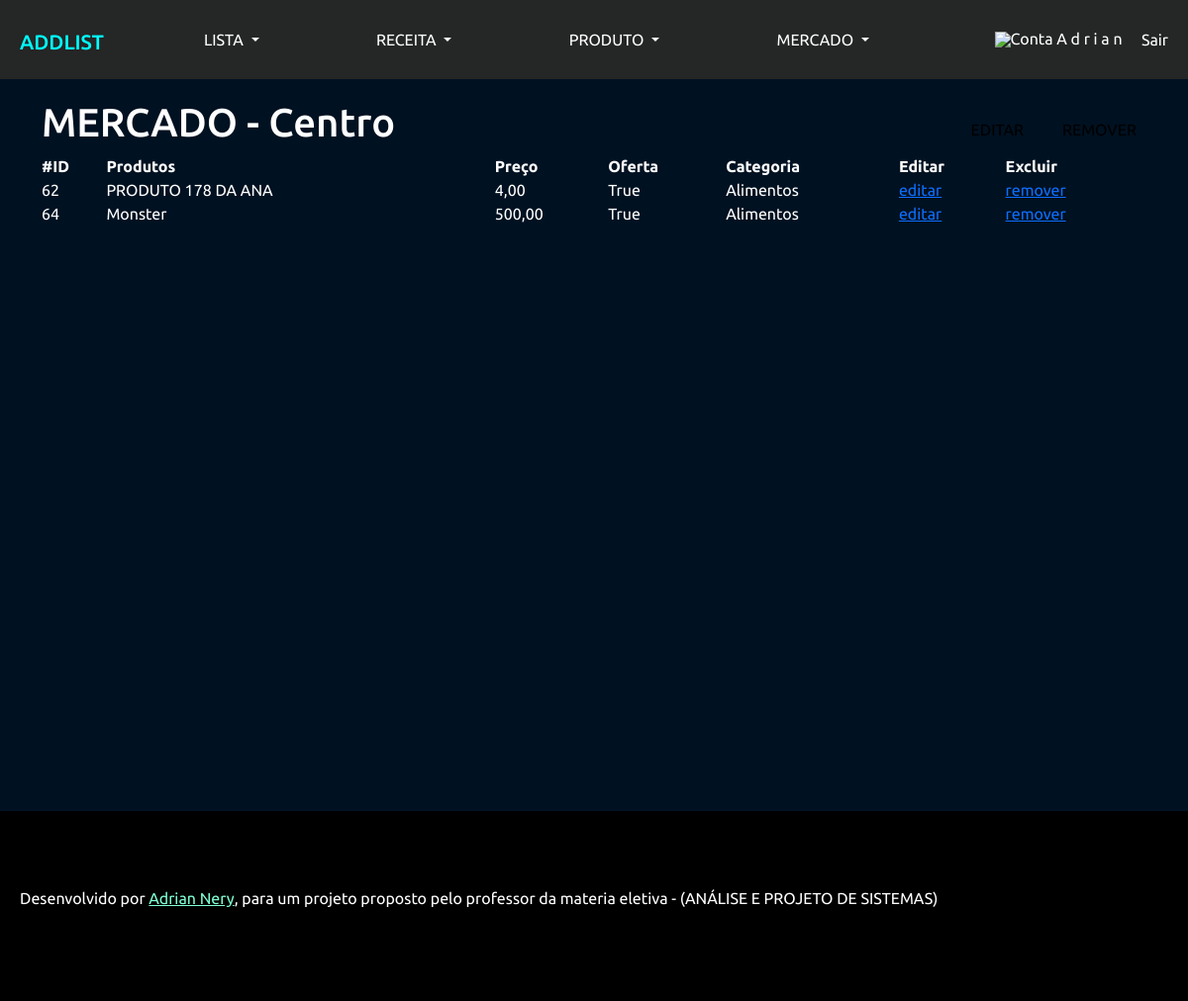
The page /mercado/16 (signed in) on the database its author committed.
### Weblist/models.py (models this page shows, shortened)
class Mercado(models.Model):
    nome = models.TextField(max_length=50)
    endereco = models.TextField(max_length=250, null=True, blank=True)
    idUser = models.ForeignKey(User, on_delete=models.CASCADE)
    def __str__(self):
        return f'{self.nome} - {self.endereco}'

class Produto(models.Model):
    nome = models.TextField(max_length=50,default='Sem nome')
    categoria = models.ForeignKey(Categoria,on_delete=models.DO_NOTHING)
    mercado = models.ForeignKey(Mercado, on_delete=models.CASCADE)
    preco = models.DecimalField(max_digits=5, decimal_places=2, default=0.00)
    oferta = models.BooleanField()
    idUser = models.ForeignKey(User, on_delete=models.CASCADE)
    image = models.ImageField(upload_to=upload_image_produto, blank=True, null=True)

class Categoria(models.Model):
    nome = models.CharField(max_length=45)
    def __str__(self):
        return self.nome

### Weblist/views.py (the view)
# urls.py: path('mercado/', page_mercado, name='mercado'),
def page_mercado(request,id):
	if request.user.is_authenticated:
		iduser = request.user.id
		user = User.objects.get(id = iduser)
		lista = []
		for i in user.username:
			lista.append(i)
		try:
			space = lista.index(' ')
			user = " ".join(lista[0:space])
		except:
			pass
		mercado = Mercado.objects.filter(idUser = iduser).get(id = id)
		produtos = Produto.objects.filter(mercado = id).filter(idUser = iduser)
		data = {
			"mercado":mercado,
			"produtos":produtos,
			"usuario":user,
			}
		return render(request,"mercado/mercado.html", data)
	else:
		return redirect(page_login)

### Weblist/templates/mercado/mercado.html (shortened to what this page needs)
{% extends 'base.html' %}
{% load static %}
{% block style %}
<link rel="stylesheet" href="{% static 'styles/mercado/mercado.css' %}">{% endblock %}
{% block body %}
<div class="mainpage">
        {% if mercado %}
        <div class="container">
            <div class="container-mercado">
                <h1>{{ mercado }}</h1>
                <div class="btns">
                    <a href="{% url 'page_editar_mercado' mercado.id %}">editar</a>
                    <a href="{% url 'remover_mercado' mercado.id %}">remover</a>
                </div>
            </div>
            <table>
                <thead>
                    <tr>
                        <th scope="col">#ID</th>
                        <th scope="col">Produtos</th>
                        <th scope="col">Preço</th>
                        <th scope="col">Oferta</th>
                        <th scope="col">Categoria</th>
                        <th>Editar</th>
                        <th scope="col">Excluir</th>
                    </tr>
                </thead>
                <tbody>
                    {% for item in produtos %}
                    <tr id="{{item.id}}">
                        <td>{{item.id}}</td>
                        <td>{{item.nome}}</td>
                        <td>{{item.preco}}</td>
                        <td>{{item.oferta}}</td>
                        <td>{{item.categoria}}</td>
                        <td><a href="{% url 'page_editar_produto' item.id %}">editar</a></td>
                        <td><a href="{% url 'remover_produto' item.id %}">remover</a></td>
                    </tr>
                    {% endfor %}
                </tbody>
            </table>
        </div>
        {% endif %}
</div>
{% endblock %}

### static/styles/modelobase.css (style rules this page uses)
* { list-style: none; text-decoration: none; margin: 0; padding: 0; box-sizing: border-box; font-family: 'Ubuntu', sans-serif; text-decoration: none; color: #fff; font-size: 1rem; }
body { background-color: rgb(0, 17, 33); }

### static/styles/mercado/mercado.css (style rules this page uses)
.mainpage { min-height: 90vh; }
.container-mercado { margin-top: 20px; display: flex; align-items: center; width: 100%; justify-content: space-between; }
.btns { float: right; margin-right: 10px; margin-top: 5px; width: 15%; display: flex; justify-content: space-between; }
.btns>a { text-decoration: none; color: black; text-transform: uppercase; }
table { width: 100%; }

### rows shown on the page
Mercado: nome+endereco "MERCADO - Centro"
Produto: id "62", nome "PRODUTO 178 DA ANA", preco "4,00", oferta "True", categoria "Alimentos"
Produto: id "64", nome "Monster", preco "500,00", oferta "True", categoria "Alimentos"

### other values the page prints
{{ usuario }} "A d r i a n"
